Frame 1 (no input): blank canvas, image omitted
Frame 60 (the mouse pressed at the canvas centre just before this capture): blank canvas, image omitted
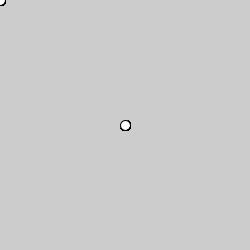
Frame 120 (the mouse held since frame 60 and released just before this capture)

The Processing sketch whose frames 1 and 60 were blank and that drew this single picture after the mouse press (run headless with seeded random() and noise(); from frame 60 on, the mouse is pressed at the canvas centre):

// Processing sketch: processing_117219
// ── processing_117219.pde

void setup() {  //setup function called initially, only once
  size(250, 250);
}

void draw() {  //draw function loops 
  ellipse(mouseX,mouseY,10,10);
  }
